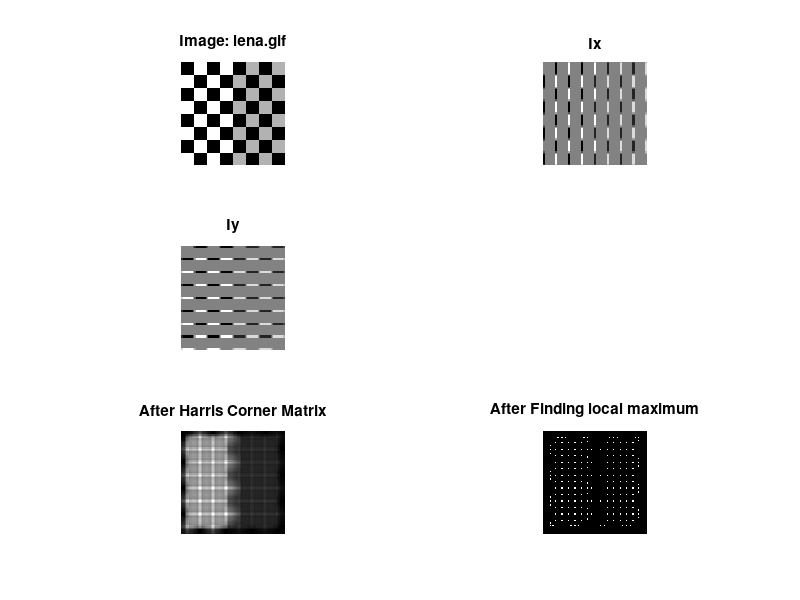

Reproduce this figure in MATLAB.
clear all;
close all;

Nx1=10;Sigmax1=2;Nx2=10;Sigmax2=2;Theta1=pi/2;
Ny1=10;Sigmay1=2;Ny2=10;Sigmay2=2;Theta2=0;
alfa=0.1;
dx = [-1 0 1; -1 0 1; -1 0 1];
dy = dx';
g = fspecial('gaussian',max(1,fix(12)), 6);

% Read the image
% [x, map] = imread('lena.gif');
% w = ind2gray(x, map);
% figure(1);
% colormap(gray);
w = checkerboard();
subplot(3,2,1);
imshow(w, []);
title('Image: lena.gif');

% Caculate the gradient on x
subplot(3,2,2);
Ix = conv2(double(w), double(dx), 'same');
Ix2 = conv2(Ix.^2, g, 'same');
imshow(Ix, []);
title('Ix');

% Caculate the gradient on y
subplot(3,2,3);
Iy = conv2(double(w), double(dy), 'same');
Iy2 = conv2(Iy.^2, g, 'same');
imshow(Iy, []);
title('Iy');

Ixy = conv2(Ix.*Iy, g,'same');

% Apply the threshold
subplot(3,2,5);
k = 0.04;
Ibw=(Ix2.*Iy2 - Ixy.^2) - k*(Ix2 + Iy2).^2;
imshow(Ibw, []);
title('After Harris Corner Matrix');

corners = Ibw > imdilate(Ibw, [1, 1, 1; 1, 0, 1; 1, 1, 1]);

subplot(3,2,6);
imshow(corners);
title('After Finding local maximum');
% subplot(1, 3, 2); 
% logfilter = LogFunction(9, 1.4);
% H = conv2(double(w), double(logfilter), 'same');
% imshow(H, []);
% title('H');